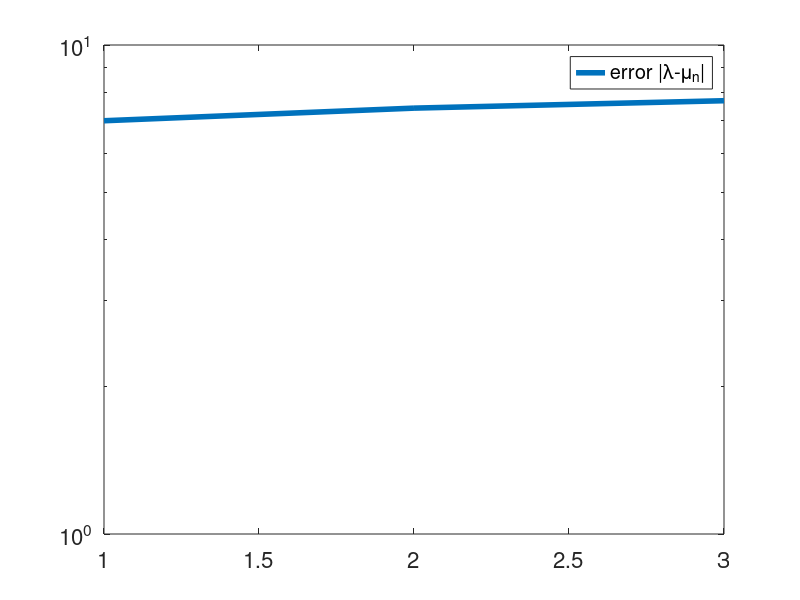

MATLAB code to generate this figure:
% potencia ç
%ecalando para que no se agrande mucho
clear

A = [7 3 ; 1 5]

% valores propios (dominante.)
lambda = (eig(A))


% vector inicial
x = [1;0]
p = 1; % indice donde se alcanza la norma infinito

% Von Mises
for k=1:3
    y = A*x;
    mu = y(p);
    [~,p] = max(abs(y));
    my = y(p);
    y
    x = y/my;
    
    % error
    err(k) = abs(mu);
endfor

% plot errores
semilogy(1:length(err),err,'LineWidth',4)
set(gca,'FontSize',16)
legend('error |\lambda-\mu_n|')